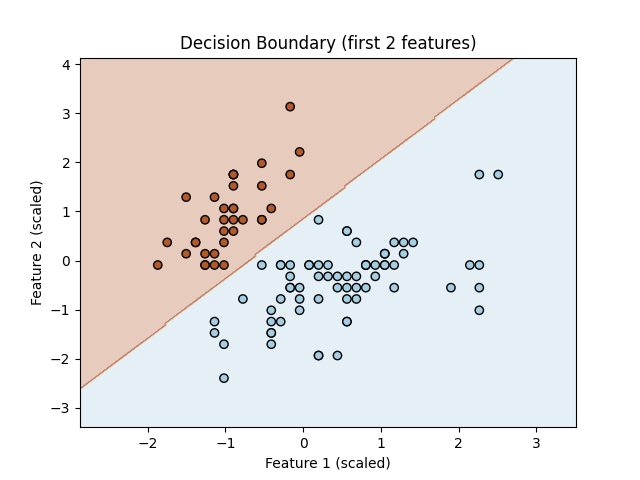

Recreate this plot in Python.
import numpy as np
import pandas as pd
import matplotlib.pyplot as plt
from sklearn.datasets import load_iris
from sklearn.model_selection import train_test_split
from sklearn.preprocessing import StandardScaler
from sklearn.linear_model import LogisticRegression
from sklearn.metrics import (accuracy_score, precision_score, recall_score,
                             f1_score, confusion_matrix, classification_report)

# 1. Load the Iris dataset
iris = load_iris()
X = iris.data      # Features: sepal length, sepal width, petal length, petal width
y = iris.target    # Original target: 0 = Setosa, 1 = Versicolor, 2 = Virginica

# 2. Convert to a binary classification problem: Setosa vs. not Setosa
#    We'll assign 1 if the flower is Setosa (original label 0), and 0 otherwise.
y_bin = (y == 0).astype(int)

# Optional: Create a DataFrame to inspect the data
df = pd.DataFrame(X, columns=iris.feature_names)
df['is_setosa'] = y_bin
#print(df.head())

# 3. Split the data into training (70%) and test (30%) sets.
X_train, X_test, y_train, y_test = train_test_split(
    X, y_bin, test_size=0.3, random_state=42, stratify=y_bin
)

# 4. Scale the features for numerical stability using StandardScaler.
scaler = StandardScaler()
X_train_scaled = scaler.fit_transform(X_train)
X_test_scaled = scaler.transform(X_test)

# 5. Initialize and train a Logistic Regression model.
logreg = LogisticRegression(random_state=42)
logreg.fit(X_train_scaled, y_train)

# 6. Make predictions on the test set.
y_pred = logreg.predict(X_test_scaled)

# 7. Evaluate the model using several metrics.
accuracy = accuracy_score(y_test, y_pred)
precision = precision_score(y_test, y_pred)
recall = recall_score(y_test, y_pred)
f1 = f1_score(y_test, y_pred)
cm = confusion_matrix(y_test, y_pred)
report = classification_report(y_test, y_pred, target_names=["Not Setosa", "Setosa"])

print("Model Evaluation Metrics:")
print("-------------------------")
print(f"Accuracy:  {accuracy:.4f}")
print(f"Precision: {precision:.4f}")
print(f"Recall:    {recall:.4f}")
print(f"F1-score:  {f1:.4f}\n")
print("Confusion Matrix:")
print(cm)
print("\nClassification Report:")
print(report)

# Optional: Plot decision boundary (for visualization using first 2 features)
# Note: This is only for illustration since our model was trained on all 4 features.
def plot_decision_boundary(X, y, model, title="Decision Boundary (first 2 features)"):
    # Create a mesh grid based on the first two features.
    x_min, x_max = X[:, 0].min() - 1, X[:, 0].max() + 1
    y_min, y_max = X[:, 1].min() - 1, X[:, 1].max() + 1
    xx, yy = np.meshgrid(np.linspace(x_min, x_max, 200),
                         np.linspace(y_min, y_max, 200))
    
    # For plotting, we train a new model on only the first two features.
    model_2d = LogisticRegression(random_state=42)
    model_2d.fit(X[:, :2], y)
    
    # Predict over the grid.
    Z = model_2d.predict(np.c_[xx.ravel(), yy.ravel()])
    Z = Z.reshape(xx.shape)
    
    # Plot contour and training points.
    plt.contourf(xx, yy, Z, alpha=0.3, cmap=plt.cm.Paired)
    plt.scatter(X[:, 0], X[:, 1], c=y, edgecolor='k', cmap=plt.cm.Paired)
    plt.xlabel("Feature 1 (scaled)")
    plt.ylabel("Feature 2 (scaled)")
    plt.title(title)
    plt.show()

# Plot decision boundary for the first two features (using training data).
plot_decision_boundary(X_train_scaled, y_train, logreg)
